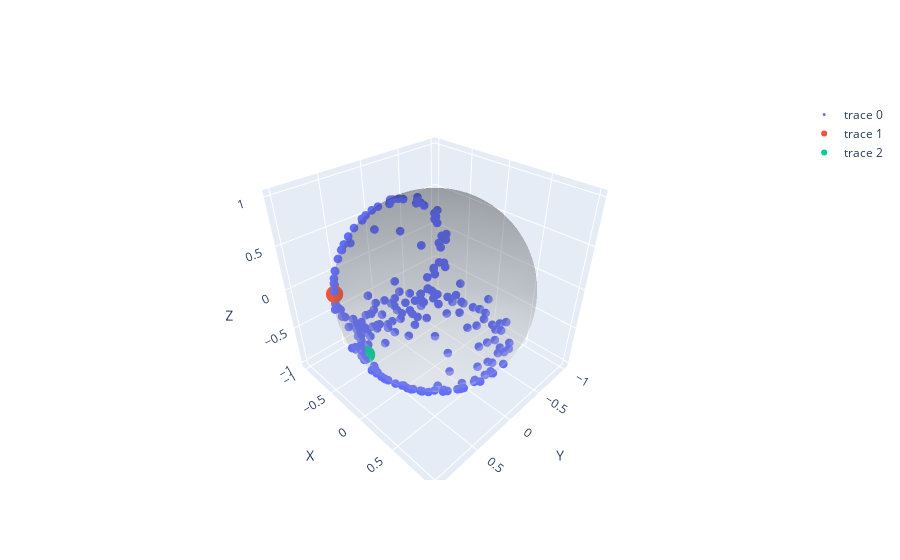

The cell this chart's notebook holds for it:
### Code cell
for i in range(1,N+1):
    bloch_animation(i, evolve_rho(rho0, g, B_rf, phi, J, L, N, dispersive=isDispersive).detach().numpy(), rho_theoretical, plot=True, bloch_sphere=True)

### Figure 1 — Plotly figure (JSON) as saved in the notebook; plotly's stock layout.template omitted (floating-point values rounded to 4 significant figures; data arrays with more than 128 entries replaced by an {"elided": "..."} marker saying what was removed)
{"data": [{"marker": {"size": 3}, "mode": "markers", "type": "scatter3d", "x": {"elided": "200 float values"}, "y": {"elided": "200 float values"}, "z": {"elided": "200 float values"}}, {"marker": {"size": 6}, "mode": "markers", "type": "scatter3d", "x": [0.7549], "y": [-0.6558], "z": [-2.22e-16]}, {"marker": {"size": 6}, "mode": "markers", "type": "scatter3d", "x": [0.6745], "y": [-0.3391], "z": [-0.6558]}, {"colorscale": [[0, "rgb(255,255,255)"], [0.125, "rgb(240,240,240)"], [0.25, "rgb(217,217,217)"], [0.375, "rgb(189,189,189)"], [0.5, "rgb(150,150,150)"], [0.625, "rgb(115,115,115)"], [0.75, "rgb(82,82,82)"], [0.875, "rgb(37,37,37)"], [1, "rgb(0,0,0)"]], "opacity": 0.2, "showscale": false, "type": "surface", "x": {"elided": "100x100 float values"}, "y": {"elided": "100x100 float values"}, "z": {"elided": "100x100 float values"}}], "layout": {"scene": {"xaxis": {"title": {"text": "Y"}}, "yaxis": {"title": {"text": "X"}}, "zaxis": {"title": {"text": "Z"}}}}}
